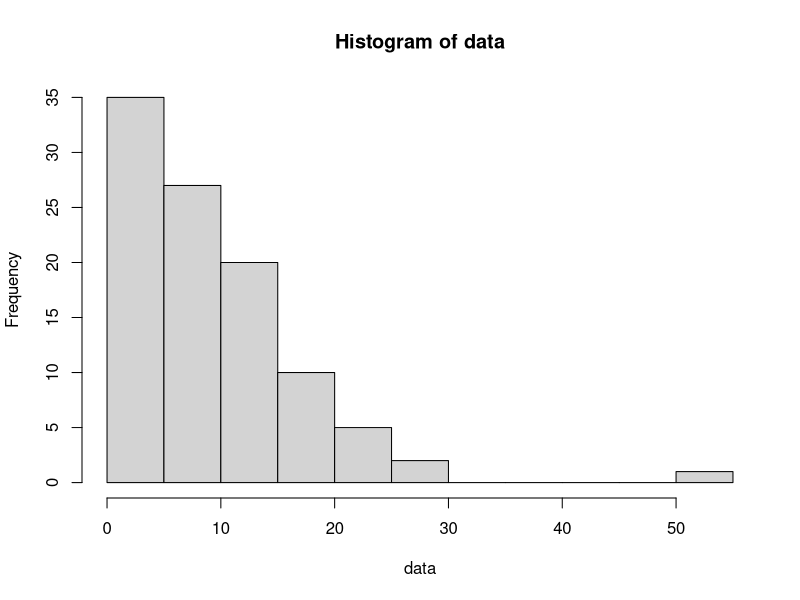
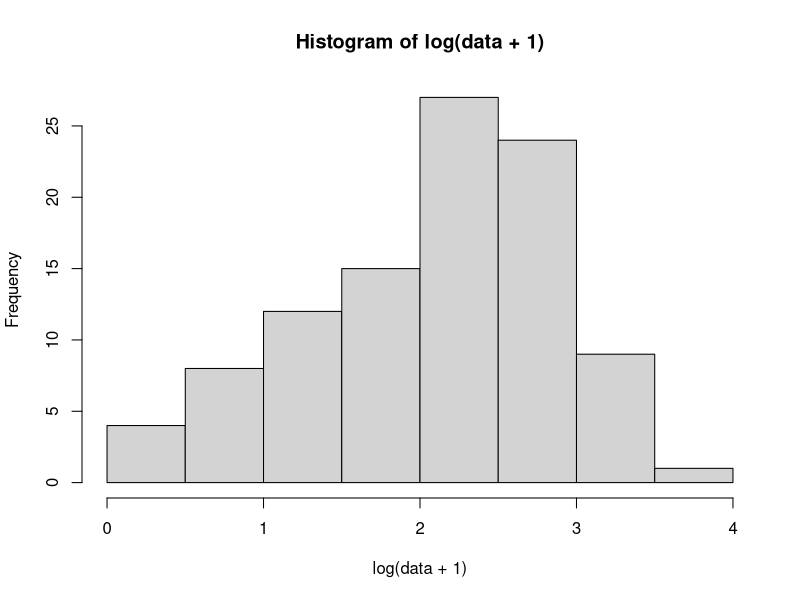

Here is the R script that generated these plots, in order:
## ---- chunk 1
library(MASS)
## ---- chunk 2
data <- rnegbin(100, mu = 10, theta = 2)
data
## ---- chunk 3
hist(data)
## ---- chunk 4
hist(log(data+1))
